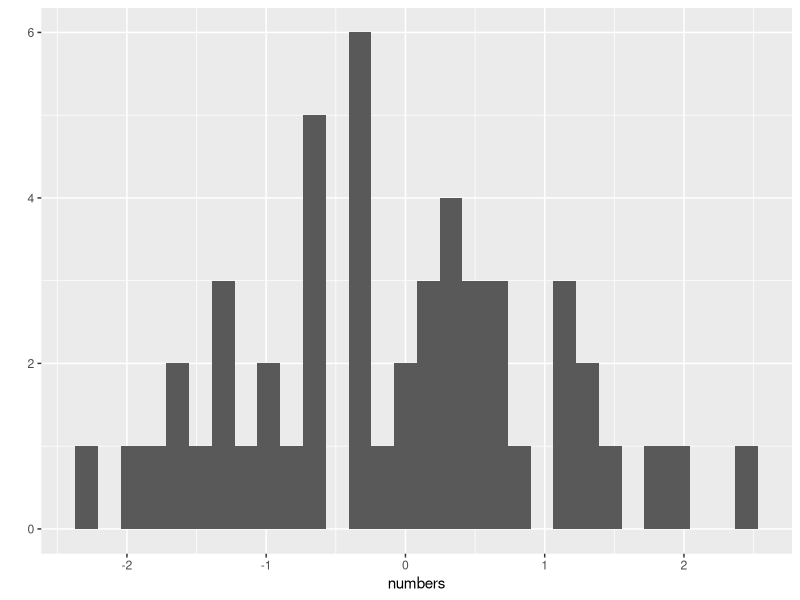

The R source for this figure:
## ---- chunk 1
knitr::opts_chunk$set(echo=T, results='hide', message=FALSE, warning=FALSE)
require(tidyverse)
## ---- chunk 2
average <- mean(c(5,8,14))
## ---- chunk 3
rnorm(50)
## ---- chunk 4
numbers <- rnorm(50)
## ---- chunk 5
numbers
## ---- chunk 6
qplot(numbers)
## ---- chunk 7
numbers <- rnorm(50) # store 50 numbers from a normal distribution in the variable numbers
